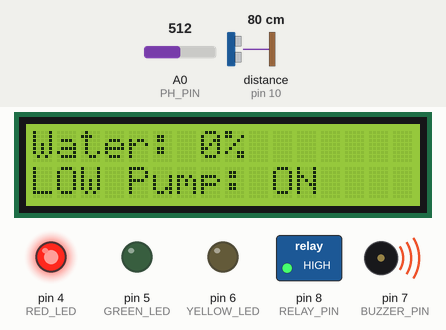
A sketch run on a simulated Arduino Uno, built with avr-gcc and run on an emulated ATmega328P. Parts: 16×2 character LCD, switched loads named in the sketch (green lamp = pin HIGH), output pins drawn as LEDs (lit = HIGH), buzzer (waves = sounding, pin HIGH). Wiring (from diagram.json): ultrasonic range finder: trigger pin 9; echo pin 10. The inputs (shaded band) are chosen by the test bench; at power-on: distance to the obstacle (sensor on pin 10) 80 cm, A0 (PH_PIN) = 512. The echo pulse lasts 58.3 µs per cm; pins used as bus, display or sensor lines are not drawn; what the sketch prints to the serial monitor is not drawn.

Above: at 3.2 s.
3.3 s: distance to the obstacle (sensor on pin 10) set to 19 cm
At 7.2 s:
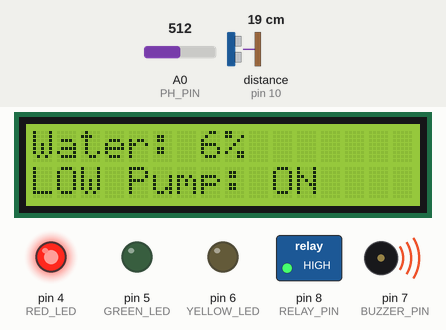
13.3 s: distance to the obstacle (sensor on pin 10) set to 15 cm
At 17.2 s:
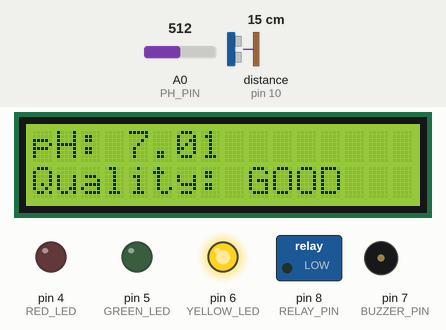
23.3 s: A0 (PH_PIN) set to 610
At 24.9 s:
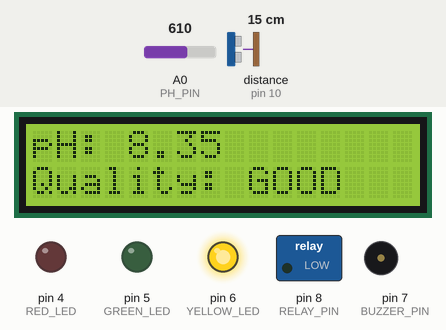
28.1 s: A0 (PH_PIN) set to 638
At 28.8 s:
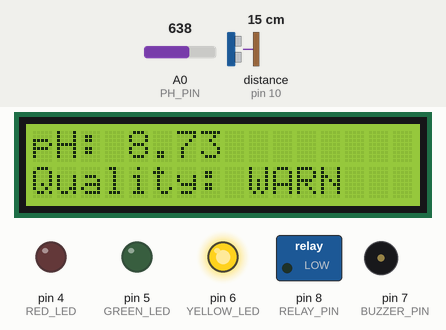
38.0 s: distance to the obstacle (sensor on pin 10) set to 4 cm
At 39.1 s:
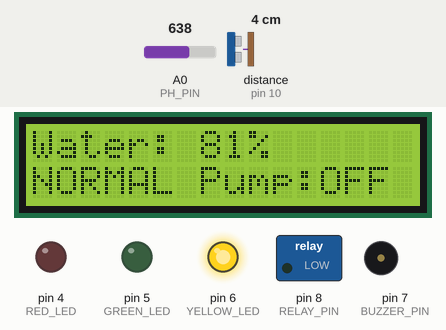
42.8 s: distance to the obstacle (sensor on pin 10) set to 2 cm
At 47.8 s:
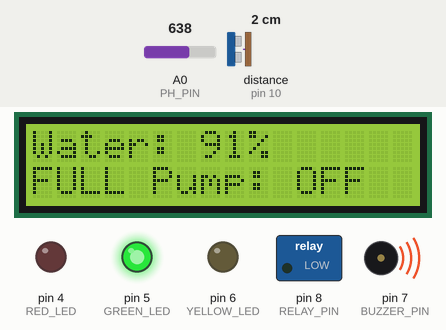
Timing chart, 0 to 49.3 s (numbered marks = the images above; inputs shaded):
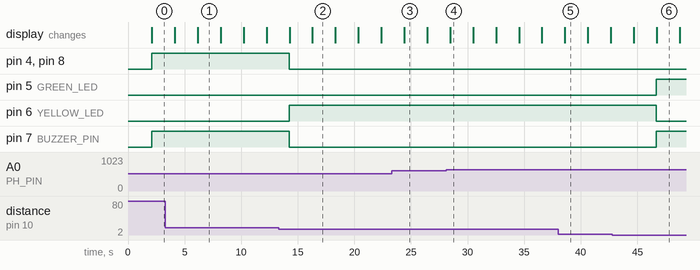

The sketch:

sketch.ino
```cpp
#include <Wire.h>
#include <LiquidCrystal_I2C.h>

#define TRIG_PIN 9
#define ECHO_PIN 10

#define RELAY_PIN 8
#define BUZZER_PIN 7

#define GREEN_LED 5
#define YELLOW_LED 6
#define RED_LED 4

#define PH_PIN A0

LiquidCrystal_I2C lcd(0x27, 16, 2);

const float TANK_HEIGHT = 20.0;

void setup()
{
  Serial.begin(9600);

  pinMode(TRIG_PIN, OUTPUT);
  pinMode(ECHO_PIN, INPUT);

  pinMode(RELAY_PIN, OUTPUT);
  pinMode(BUZZER_PIN, OUTPUT);

  pinMode(GREEN_LED, OUTPUT);
  pinMode(YELLOW_LED, OUTPUT);
  pinMode(RED_LED, OUTPUT);

  digitalWrite(RELAY_PIN, LOW);
  digitalWrite(BUZZER_PIN, LOW);

  lcd.init();
  lcd.backlight();

  lcd.setCursor(0, 0);
  lcd.print("Smart Water");
  lcd.setCursor(0, 1);
  lcd.print("Monitoring");
  delay(2000);

  lcd.clear();
}

void loop()
{
  // ---------------- WATER LEVEL ----------------

  digitalWrite(TRIG_PIN, LOW);
  delayMicroseconds(2);

  digitalWrite(TRIG_PIN, HIGH);
  delayMicroseconds(10);

  digitalWrite(TRIG_PIN, LOW);

  long duration = pulseIn(ECHO_PIN, HIGH, 30000);

  float distance;

  // If no echo is received, assume tank is empty
  if (duration == 0)
  {
    distance = TANK_HEIGHT;
  }
  else
  {
    distance = duration * 0.0343 / 2;
  }

  // Keep distance within tank height
  if (distance > TANK_HEIGHT)
  {
    distance = TANK_HEIGHT;
  }

  if (distance < 0)
  {
    distance = 0;
  }

  // Calculate water percentage
  float waterLevel;

  waterLevel = ((TANK_HEIGHT - distance) / TANK_HEIGHT) * 100;

  waterLevel = constrain(waterLevel, 0, 100);

  Serial.print("Water Level: ");
  Serial.print(waterLevel);
  Serial.println("%");


  // ---------------- WATER CONTROL ----------------

  if (waterLevel < 20)
  {
    // LOW WATER

    digitalWrite(RED_LED, HIGH);
    digitalWrite(YELLOW_LED, LOW);
    digitalWrite(GREEN_LED, LOW);

    digitalWrite(RELAY_PIN, HIGH);
    digitalWrite(BUZZER_PIN, HIGH);
  }

  else if (waterLevel < 90)
  {
    // NORMAL WATER

    digitalWrite(RED_LED, LOW);
    digitalWrite(YELLOW_LED, HIGH);
    digitalWrite(GREEN_LED, LOW);

    digitalWrite(RELAY_PIN, LOW);
    digitalWrite(BUZZER_PIN, LOW);
  }

  else
  {
    // FULL TANK

    digitalWrite(RED_LED, LOW);
    digitalWrite(YELLOW_LED, LOW);
    digitalWrite(GREEN_LED, HIGH);

    digitalWrite(RELAY_PIN, LOW);
    digitalWrite(BUZZER_PIN, HIGH);
  }


  // ---------------- LCD WATER DISPLAY ----------------

  lcd.clear();

  lcd.setCursor(0, 0);
  lcd.print("Water: ");
  lcd.print((int)waterLevel);
  lcd.print("%");

  lcd.setCursor(0, 1);

  if (waterLevel < 20)
  {
    lcd.print("LOW Pump: ON");
  }
  else if (waterLevel < 90)
  {
    lcd.print("NORMAL Pump:OFF");
  }
  else
  {
    lcd.print("FULL Pump: OFF");
  }

  delay(2000);


  // ---------------- pH SENSOR ----------------

  int sensorValue = analogRead(PH_PIN);

  // Wokwi pH conversion
  float pH = (sensorValue / 1023.0) * 14.0;

  Serial.print("pH: ");
  Serial.println(pH);


  // ---------------- LCD pH DISPLAY ----------------

  lcd.clear();

  lcd.setCursor(0, 0);
  lcd.print("pH: ");
  lcd.print(pH, 2);

  lcd.setCursor(0, 1);

  if (pH >= 6.5 && pH <= 8.5)
  {
    lcd.print("Quality: GOOD");
  }
  else if ((pH >= 5.5 && pH < 6.5) ||
           (pH > 8.5 && pH <= 9.5))
  {
    lcd.print("Quality: WARN");
  }
  else
  {
    lcd.print("Quality: BAD");
  }

  delay(2000);
}
```

Measured:
- the behaviour switches between 17 and 16 cm on distance to the obstacle (sensor on pin 10) (found by bisection; images 1 and 2)
- the behaviour switches between 621 and 622 on A0 (PH_PIN) (found by bisection; images 3 and 4)
- the behaviour switches between 3 and 2 cm on distance to the obstacle (sensor on pin 10) (found by bisection; images 5 and 6)
- after the input at 3.3 s, the display: first differs from a run without the input after 2.9 s (image 1)
- after the input at 13.3 s, pin 4 (RED_LED), pin 8 (RELAY_PIN), pin 7 (BUZZER_PIN): HIGH → LOW after 0.95 s; pin 6 (YELLOW_LED): LOW → HIGH after 0.95 s; the display: first changes after 0.97 s (image 2 shows a later state)
- after the input at 23.3 s, the display: changes after 1.1 s (image 3)
- after the input at 28.1 s, the display: changes after 0.36 s (image 4)
- after the input at 38.0 s, the display: changes after 0.60 s (image 5)
- after the input at 42.8 s, pin 5 (GREEN_LED), pin 7 (BUZZER_PIN): LOW → HIGH after 3.9 s; pin 6 (YELLOW_LED): HIGH → LOW after 3.9 s; the display: first differs from a run without the input after 3.9 s (image 6)
